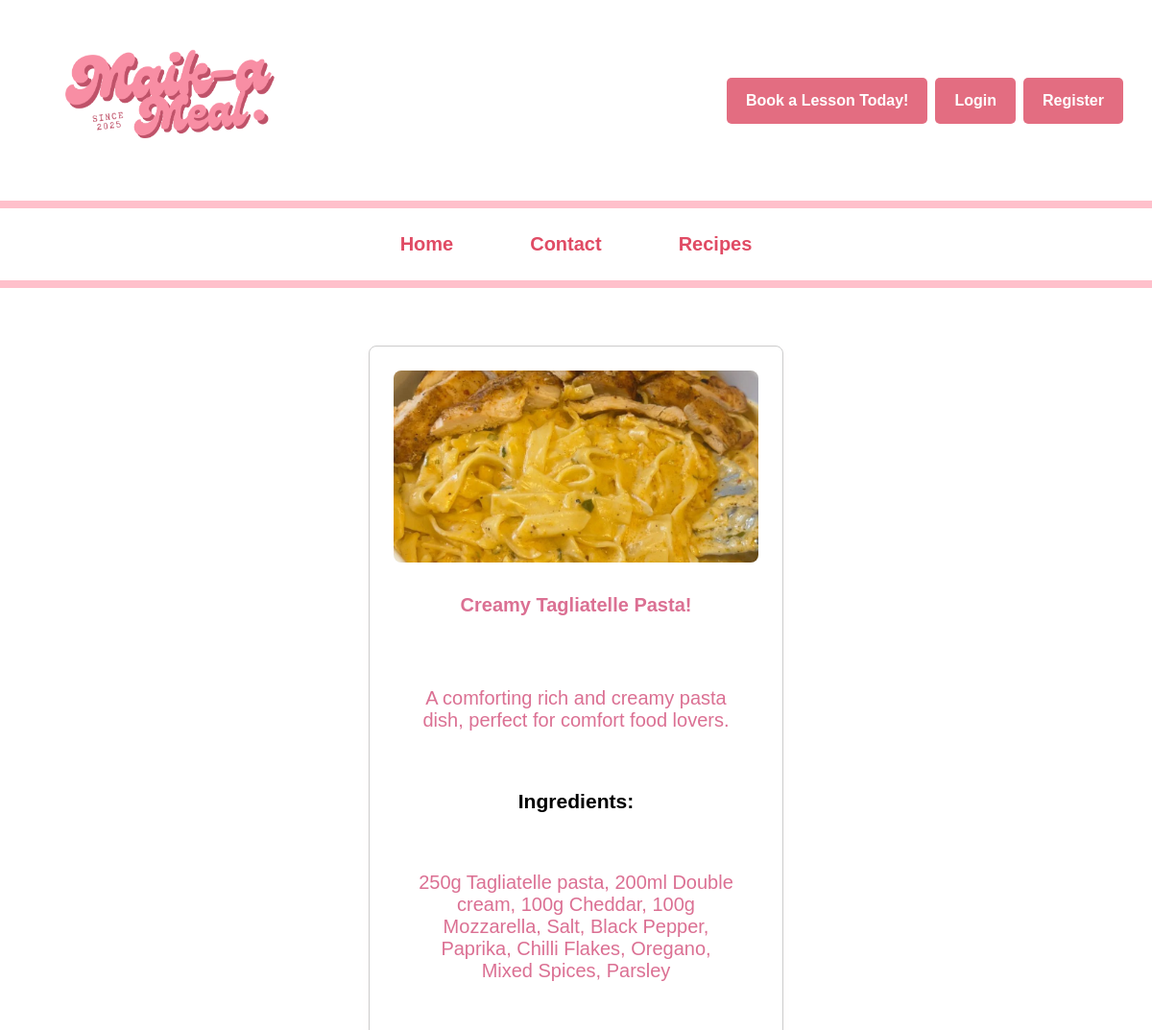
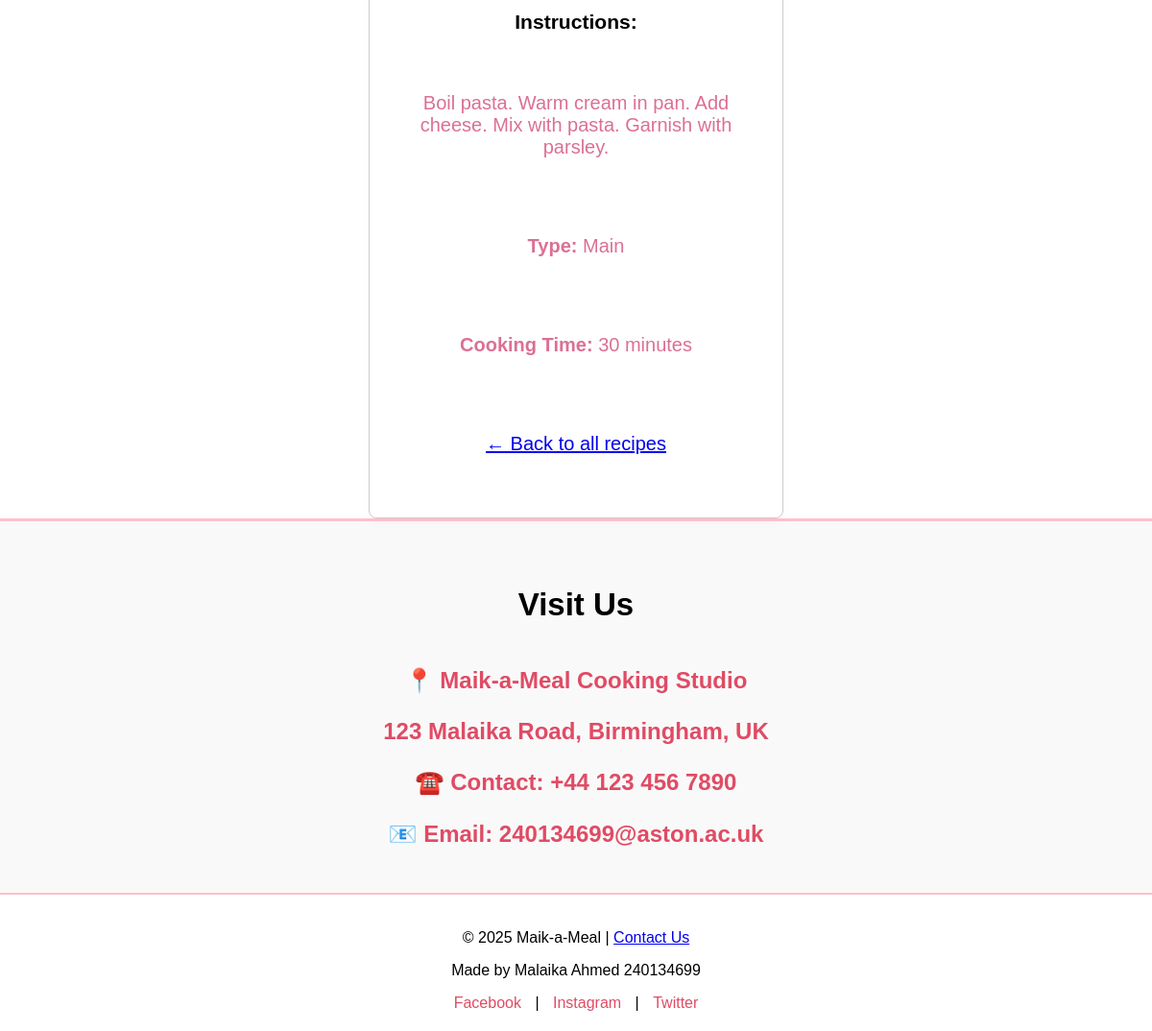
The page /recipe.php?id=7 on the database its author committed (2 pictures, top to bottom).
### tables this page shows
CREATE TABLE `recipes` (
  `rid` int NOT NULL,
  `uid` int NOT NULL,
  `name` varchar(255) NOT NULL,
  `description` text,
  `type` varchar(50) DEFAULT NULL,
  `cookingtime` int DEFAULT NULL,
  `ingredients` text,
  `instructions` text,
  `image` varchar(255) DEFAULT NULL
);

### recipe.php (the view, shortened to what this page needs)
<?php
include 'connect.php';
$id = $_GET['id'];
$stmt = $pdo->prepare("SELECT * FROM recipes WHERE rid = ?");
$stmt->execute([$id]);
$recipe = $stmt->fetch();
?>
<!DOCTYPE html>
<html lang="en">
<head>
    <link rel="stylesheet" href="design.css">
</head>
<body>
<header id="main-header" class="header">
  <div class="header-top">
    <div class="logo">
      <img src="Maik--7.png" alt="M-a-M Logo">
    </div>
    <div class="top-right-space">
      <a href="contact.php" class="book-button">Book a Lesson Today!</a>
      <?php if (isset($_SESSION['user_id'])): ?>
        <span style="color: pink;">🧑‍🍳 <?= htmlspecialchars($_SESSION['username']) ?></span>
        <a href="logout.php" class="login-button">Logout</a>
        <a href="userhome.php" class="nav-button">🍽 My Recipes</a>
      <?php else: ?>
        <a href="login.php" class="login-button">Login</a>
        <a href="register.php" class="register-button">Register</a>
      <?php endif; ?>
    </div>
  </div>
  <nav class="main-nav">
    <ul>
      <li><a href="index.php">Home</a></li>
      <li><a href="contact.php">Contact</a></li>
      <li><a href="recipes.php">Recipes</a></li>
    </ul>
  </nav>
</header>
<main>
    <div class="recipe-box">
        <img src="<?= htmlspecialchars($recipe['image']) ?>" alt="Image of <?= htmlspecialchars($recipe['name']) ?>">
        <h1><?= htmlspecialchars($recipe['name']) ?></h1>
        <p><?= htmlspecialchars($recipe['description']) ?></p>
        <h3>Ingredients:</h3>
        <p><?= nl2br(htmlspecialchars($recipe['ingredients'])) ?></p>
        <h3>Instructions:</h3>
        <p><?= nl2br(htmlspecialchars($recipe['instructions'])) ?></p>
        <p><strong>Type:</strong> <?= htmlspecialchars($recipe['type']) ?></p>
        <p><strong>Cooking Time:</strong> <?= htmlspecialchars($recipe['cookingtime']) ?> minutes</p>
        <p><a href="recipes.php" class="back-link">← Back to all recipes</a></p>
    </div>
</main>
<section class="contact-info">
    <h2>Visit Us</h2>
    <p>📍 Maik-a-Meal Cooking Studio</p>
    <p>123 Malaika Road, Birmingham, UK</p>
    <p>☎️ Contact: <a href="tel:+441234567890">+44 123 456 7890</a></p>
    <p>📧 Email: <a href="mailto:240134699@aston.ac.uk">240134699@aston.ac.uk</a></p>
</section>
<footer>
    <p>&copy; 2025 Maik-a-Meal | <a href="mailto:240134699@aston.ac.uk">Contact Us</a></p>
    <p>Made by Malaika Ahmed 240134699</p>
    <div class="social-links">
        <a href="https://facebook.com" target="_blank">Facebook</a> |
        <a href="https://instagram.com" target="_blank">Instagram</a> |
        <a href="https://twitter.com" target="_blank">Twitter</a>
    </div>
</footer>
</body>
</html>

### design.css (style rules this page uses)
body, html { background-color: white; margin: 0; font-family: Arial, Helvetica, sans-serif; }
#main-header { background-color: white; border-bottom: 4px solid pink; position: fixed; top: 0; left: 0; width: 100%; z-index: 1000; }
.header-top { display: flex; justify-content: space-between; align-items: center; padding: 15px 30px; }
.logo img { height: 175px; }
.top-right-space { margin-left: auto; }
.book-button { background-color: rgb(227, 109, 129); color: white; padding: 15px 20px; text-decoration: none; font-weight: bold; border-radius: 5px; border: none; cursor: pointer; }
.main-nav { display: flex; justify-content: center; align-items: center; border-top: 8px solid pink; border-bottom: 4px solid pink; padding: 10px 0; width: 100%; }
.main-nav ul { list-style: none; display: flex; gap: 50px; padding: 0px; }
.main-nav li { display: inline; }
.main-nav a { text-decoration: none; font-size: 20px; font-weight: bold; color: rgb(224, 75, 100); padding: 10px 15px; }
body { padding-top: 150px; }
main h1, main p { font-size: 20px; color:palevioletred; text-align: center; padding: 20px; }
main { padding-top: 180px; }
.recipe-box { width: 330px; border: 1px solid #ccc; padding: 20px; border-radius: 8px; text-align: center; background-color: white; box-shadow: 0px 4px 6px rgba(0, 0, 0, 0.1); transition: transform 0.3s; display: flex; flex-direction: column; align-items: center; justify-content: space-between; }
.recipe-box img { width: 100%; height: 200px; max-height: 200px; min-height: 200px; object-fit: cover; display: block; border-radius: 8px; }
.recipe-box:first-child { margin-top: 30px; }
main { display: flex; justify-content: center; align-items: center; flex-direction: column; width: 100%; }
.recipe-box { width: 380px; border: 1px solid #ccc; padding: 25px; border-radius: 8px; text-align: center; background-color: white; box-shadow: 0px 4px 6px rgba(255,182, 193, 0.1); font-size: 18px; }
.recipe-box img { width: 100%; height: 200px; min-height: 200px; max-height: 200px; object-fit: cover; display: block; border-radius: 8px; }
.contact-info { text-align: center; padding: 30px; background: #f9f9f9; border-top: 3px solid pink; font-size: 22px; font-weight: bold; line-height: 1.8; }
.contact-info p { font-size: 36px; color: rgb(224, 75, 100); margin-bottom: 15px; }
.contact-info p { font-size: 24px; margin: 10px 0; }
.contact-info a { color: rgb(224, 75, 100); text-decoration: none; }
footer { text-align: center; padding: 20px; background: white; border-top: 2px solid pink; }
.social-links a { color: rgb(224, 75, 100); text-decoration: none; margin: 0 10px; }
.login-button { background-color: rgb(227, 109, 129); color: white; padding: 15px 20px; text-decoration: none; font-weight: bold; border-radius: 5px; border: none; cursor: pointer; }
.register-button { background-color: rgb(227, 109, 129); color: white; padding: 15px 20px; text-decoration: none; font-weight: bold; border-radius: 5px; border: none; cursor: pointer; }
.header-top { display: flex; flex-wrap: wrap; align-items: center; justify-content: space-between; gap: 0.5rem; }
.top-right-space { display: flex; flex-wrap: wrap; align-items: center; justify-content: flex-end; gap: 0.5rem; }

### rows shown on the page
recipes: image (picture), name "Creamy Tagliatelle Pasta!", description "A comforting rich and creamy pasta dish, perfect for comfort food lovers.", ingredients "250g Tagliatelle pasta, 200ml Double cream, 100g Cheddar, 100g Mozzarella, Salt, Black Pepper, Paprika, Chilli Flakes, Oregano, Mixed Spices, Parsley", instructions "Boil pasta. Warm cream in pan. Add cheese. Mix with pasta. Garnish with parsley.", type "Main", cookingtime "30"
